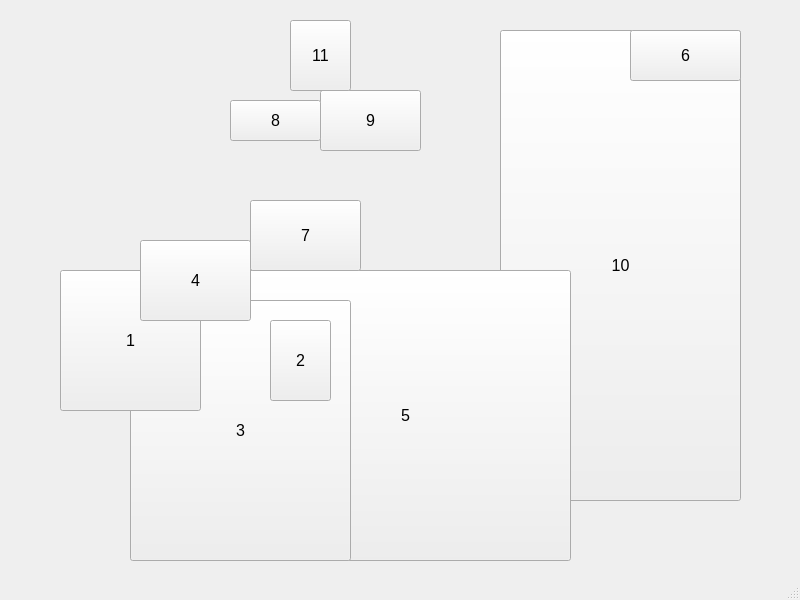
<?xml version="1.0" encoding="UTF-8"?>
<ui version="4.0">
 <class>MainWindow</class>
 <widget class="QMainWindow" name="MainWindow">
  <property name="geometry">
   <rect>
    <x>0</x>
    <y>0</y>
    <width>800</width>
    <height>600</height>
   </rect>
  </property>
  <property name="sizePolicy">
   <sizepolicy hsizetype="Preferred" vsizetype="Ignored">
    <horstretch>0</horstretch>
    <verstretch>0</verstretch>
   </sizepolicy>
  </property>
  <property name="windowTitle">
   <string>Inicial</string>
  </property>
  <widget class="QWidget" name="centralwidget">
   <widget class="QPushButton" name="btnArea5">
    <property name="geometry">
     <rect>
      <x>240</x>
      <y>270</y>
      <width>331</width>
      <height>291</height>
     </rect>
    </property>
    <property name="font">
     <font>
      <family>Segoe UI</family>
      <pointsize>12</pointsize>
     </font>
    </property>
    <property name="text">
     <string>5</string>
    </property>
   </widget>
   <widget class="QPushButton" name="btnArea3">
    <property name="geometry">
     <rect>
      <x>130</x>
      <y>300</y>
      <width>221</width>
      <height>261</height>
     </rect>
    </property>
    <property name="font">
     <font>
      <family>Segoe UI</family>
      <pointsize>12</pointsize>
     </font>
    </property>
    <property name="text">
     <string>3</string>
    </property>
   </widget>
   <widget class="QPushButton" name="btnArea2">
    <property name="geometry">
     <rect>
      <x>270</x>
      <y>320</y>
      <width>61</width>
      <height>81</height>
     </rect>
    </property>
    <property name="font">
     <font>
      <family>Segoe UI</family>
      <pointsize>12</pointsize>
     </font>
    </property>
    <property name="text">
     <string>2</string>
    </property>
   </widget>
   <widget class="QPushButton" name="btnArea1">
    <property name="geometry">
     <rect>
      <x>60</x>
      <y>270</y>
      <width>141</width>
      <height>141</height>
     </rect>
    </property>
    <property name="font">
     <font>
      <family>Segoe UI</family>
      <pointsize>12</pointsize>
     </font>
    </property>
    <property name="text">
     <string>1</string>
    </property>
   </widget>
   <widget class="QPushButton" name="btnArea4">
    <property name="geometry">
     <rect>
      <x>140</x>
      <y>240</y>
      <width>111</width>
      <height>81</height>
     </rect>
    </property>
    <property name="font">
     <font>
      <family>Segoe UI</family>
      <pointsize>12</pointsize>
     </font>
    </property>
    <property name="text">
     <string>4</string>
    </property>
   </widget>
   <widget class="QPushButton" name="btnArea7">
    <property name="geometry">
     <rect>
      <x>250</x>
      <y>200</y>
      <width>111</width>
      <height>71</height>
     </rect>
    </property>
    <property name="font">
     <font>
      <family>Segoe UI</family>
      <pointsize>12</pointsize>
     </font>
    </property>
    <property name="text">
     <string>7</string>
    </property>
   </widget>
   <widget class="QPushButton" name="btnArea9">
    <property name="geometry">
     <rect>
      <x>320</x>
      <y>90</y>
      <width>101</width>
      <height>61</height>
     </rect>
    </property>
    <property name="font">
     <font>
      <family>Segoe UI</family>
      <pointsize>12</pointsize>
     </font>
    </property>
    <property name="text">
     <string>9</string>
    </property>
   </widget>
   <widget class="QPushButton" name="btnArea8">
    <property name="geometry">
     <rect>
      <x>230</x>
      <y>100</y>
      <width>91</width>
      <height>41</height>
     </rect>
    </property>
    <property name="font">
     <font>
      <family>Segoe UI</family>
      <pointsize>12</pointsize>
     </font>
    </property>
    <property name="text">
     <string>8</string>
    </property>
   </widget>
   <widget class="QPushButton" name="btnArea11">
    <property name="geometry">
     <rect>
      <x>290</x>
      <y>20</y>
      <width>61</width>
      <height>71</height>
     </rect>
    </property>
    <property name="font">
     <font>
      <family>Segoe UI</family>
      <pointsize>12</pointsize>
     </font>
    </property>
    <property name="text">
     <string>11</string>
    </property>
   </widget>
   <widget class="QPushButton" name="btnArea10">
    <property name="geometry">
     <rect>
      <x>500</x>
      <y>30</y>
      <width>241</width>
      <height>471</height>
     </rect>
    </property>
    <property name="font">
     <font>
      <family>Segoe UI</family>
      <pointsize>12</pointsize>
     </font>
    </property>
    <property name="text">
     <string>10</string>
    </property>
   </widget>
   <widget class="QPushButton" name="btnArea6">
    <property name="geometry">
     <rect>
      <x>630</x>
      <y>30</y>
      <width>111</width>
      <height>51</height>
     </rect>
    </property>
    <property name="font">
     <font>
      <family>Segoe UI</family>
      <pointsize>12</pointsize>
     </font>
    </property>
    <property name="text">
     <string>6</string>
    </property>
   </widget>
   <zorder>btnArea10</zorder>
   <zorder>btnArea5</zorder>
   <zorder>btnArea3</zorder>
   <zorder>btnArea2</zorder>
   <zorder>btnArea1</zorder>
   <zorder>btnArea4</zorder>
   <zorder>btnArea7</zorder>
   <zorder>btnArea9</zorder>
   <zorder>btnArea8</zorder>
   <zorder>btnArea11</zorder>
   <zorder>btnArea6</zorder>
  </widget>
  <widget class="QStatusBar" name="statusbar"/>
 </widget>
 <resources/>
 <connections/>
</ui>
